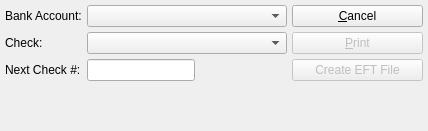
<?xml version="1.0" encoding="UTF-8"?>
<ui version="4.0">
 <comment>This file is part of the xTuple ERP: PostBooks Edition, a free and
open source Enterprise Resource Planning software suite,
Copyright (c) 1999-2010 by OpenMFG LLC, d/b/a xTuple.
It is licensed to you under the Common Public Attribution License
version 1.0, the full text of which (including xTuple-specific Exhibits)
is available at www.xtuple.com/CPAL.  By using this software, you agree
to be bound by its terms.</comment>
 <class>printCheck</class>
 <widget class="QWidget" name="printCheck">
  <property name="geometry">
   <rect>
    <x>0</x>
    <y>0</y>
    <width>428</width>
    <height>131</height>
   </rect>
  </property>
  <property name="windowTitle">
   <string>Print Check</string>
  </property>
  <layout class="QHBoxLayout" name="horizontalLayout">
   <item>
    <layout class="QFormLayout" name="formLayout">
     <item row="0" column="0">
      <widget class="QLabel" name="_bankaccntLit">
       <property name="text">
        <string>Bank Account:</string>
       </property>
       <property name="buddy">
        <cstring>_bankaccnt</cstring>
       </property>
      </widget>
     </item>
     <item row="0" column="1">
      <widget class="XComboBox" name="_bankaccnt">
       <property name="sizePolicy">
        <sizepolicy hsizetype="Expanding" vsizetype="Fixed">
         <horstretch>0</horstretch>
         <verstretch>0</verstretch>
        </sizepolicy>
       </property>
      </widget>
     </item>
     <item row="1" column="0">
      <widget class="QLabel" name="_checkNumLit">
       <property name="text">
        <string>Check:</string>
       </property>
       <property name="buddy">
        <cstring>_check</cstring>
       </property>
      </widget>
     </item>
     <item row="1" column="1">
      <widget class="XComboBox" name="_check">
       <property name="sizePolicy">
        <sizepolicy hsizetype="Expanding" vsizetype="Fixed">
         <horstretch>0</horstretch>
         <verstretch>0</verstretch>
        </sizepolicy>
       </property>
      </widget>
     </item>
     <item row="2" column="0">
      <widget class="QLabel" name="_nextCheckNumLit">
       <property name="text">
        <string>Next Check #:</string>
       </property>
       <property name="buddy">
        <cstring>_nextCheckNum</cstring>
       </property>
      </widget>
     </item>
     <item row="2" column="1">
      <layout class="QHBoxLayout">
       <property name="spacing">
        <number>0</number>
       </property>
       <item>
        <widget class="XLineEdit" name="_nextCheckNum">
         <property name="sizePolicy">
          <sizepolicy hsizetype="Preferred" vsizetype="Fixed">
           <horstretch>0</horstretch>
           <verstretch>0</verstretch>
          </sizepolicy>
         </property>
        </widget>
       </item>
       <item>
        <spacer>
         <property name="orientation">
          <enum>Qt::Horizontal</enum>
         </property>
         <property name="sizeHint" stdset="0">
          <size>
           <width>40</width>
           <height>20</height>
          </size>
         </property>
        </spacer>
       </item>
      </layout>
     </item>
    </layout>
   </item>
   <item>
    <layout class="QVBoxLayout" name="verticalLayout">
     <item>
      <widget class="QPushButton" name="_close">
       <property name="text">
        <string>&amp;Cancel</string>
       </property>
      </widget>
     </item>
     <item>
      <widget class="QPushButton" name="_print">
       <property name="enabled">
        <bool>false</bool>
       </property>
       <property name="text">
        <string>&amp;Print</string>
       </property>
       <property name="autoDefault">
        <bool>true</bool>
       </property>
       <property name="default">
        <bool>true</bool>
       </property>
      </widget>
     </item>
     <item>
      <widget class="QPushButton" name="_createEFT">
       <property name="enabled">
        <bool>false</bool>
       </property>
       <property name="text">
        <string>Create EFT File</string>
       </property>
      </widget>
     </item>
     <item>
      <spacer>
       <property name="orientation">
        <enum>Qt::Vertical</enum>
       </property>
       <property name="sizeType">
        <enum>QSizePolicy::Expanding</enum>
       </property>
       <property name="sizeHint" stdset="0">
        <size>
         <width>131</width>
         <height>13</height>
        </size>
       </property>
      </spacer>
     </item>
    </layout>
   </item>
  </layout>
 </widget>
 <layoutdefault spacing="5" margin="5"/>
 <pixmapfunction>qPixmapFromMimeSource</pixmapfunction>
 <customwidgets>
  <customwidget>
   <class>XComboBox</class>
   <extends>QComboBox</extends>
   <header>xcombobox.h</header>
  </customwidget>
  <customwidget>
   <class>XLineEdit</class>
   <extends>QLineEdit</extends>
   <header>xlineedit.h</header>
   <container>1</container>
  </customwidget>
 </customwidgets>
 <tabstops>
  <tabstop>_bankaccnt</tabstop>
  <tabstop>_check</tabstop>
  <tabstop>_nextCheckNum</tabstop>
  <tabstop>_print</tabstop>
  <tabstop>_close</tabstop>
 </tabstops>
 <resources/>
 <connections>
  <connection>
   <sender>_close</sender>
   <signal>clicked()</signal>
   <receiver>printCheck</receiver>
   <slot>close()</slot>
   <hints>
    <hint type="sourcelabel">
     <x>348</x>
     <y>33</y>
    </hint>
    <hint type="destinationlabel">
     <x>20</x>
     <y>20</y>
    </hint>
   </hints>
  </connection>
  <connection>
   <sender>_check</sender>
   <signal>notNull(bool)</signal>
   <receiver>_print</receiver>
   <slot>setEnabled(bool)</slot>
   <hints>
    <hint type="sourcelabel">
     <x>245</x>
     <y>66</y>
    </hint>
    <hint type="destinationlabel">
     <x>348</x>
     <y>58</y>
    </hint>
   </hints>
  </connection>
 </connections>
</ui>
